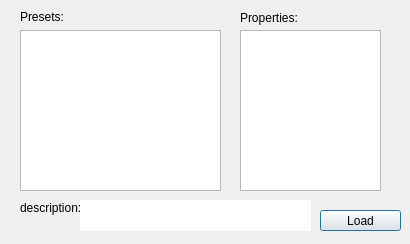
<?xml version="1.0" encoding="UTF-8"?>
<ui version="4.0">
 <class>ProblemPresetDialog</class>
 <widget class="QDialog" name="ProblemPresetDialog">
  <property name="geometry">
   <rect>
    <x>0</x>
    <y>0</y>
    <width>410</width>
    <height>244</height>
   </rect>
  </property>
  <property name="windowTitle">
   <string>Dialog</string>
  </property>
  <widget class="QListView" name="listView">
   <property name="geometry">
    <rect>
     <x>20</x>
     <y>30</y>
     <width>201</width>
     <height>161</height>
    </rect>
   </property>
  </widget>
  <widget class="QTableView" name="tableView">
   <property name="geometry">
    <rect>
     <x>240</x>
     <y>30</y>
     <width>141</width>
     <height>161</height>
    </rect>
   </property>
  </widget>
  <widget class="QPushButton" name="pushButton_2">
   <property name="geometry">
    <rect>
     <x>320</x>
     <y>210</y>
     <width>81</width>
     <height>21</height>
    </rect>
   </property>
   <property name="text">
    <string>Load</string>
   </property>
  </widget>
  <widget class="QLabel" name="label_33">
   <property name="geometry">
    <rect>
     <x>240</x>
     <y>10</y>
     <width>71</width>
     <height>16</height>
    </rect>
   </property>
   <property name="text">
    <string>Properties:</string>
   </property>
  </widget>
  <widget class="QLabel" name="label_32">
   <property name="geometry">
    <rect>
     <x>20</x>
     <y>10</y>
     <width>46</width>
     <height>14</height>
    </rect>
   </property>
   <property name="text">
    <string>Presets:</string>
   </property>
  </widget>
  <widget class="QLabel" name="label">
   <property name="geometry">
    <rect>
     <x>20</x>
     <y>200</y>
     <width>61</width>
     <height>16</height>
    </rect>
   </property>
   <property name="text">
    <string>description:</string>
   </property>
  </widget>
  <widget class="QTextEdit" name="textEdit">
   <property name="geometry">
    <rect>
     <x>80</x>
     <y>200</y>
     <width>231</width>
     <height>31</height>
    </rect>
   </property>
   <property name="frameShape">
    <enum>QFrame::NoFrame</enum>
   </property>
   <property name="readOnly">
    <bool>true</bool>
   </property>
  </widget>
 </widget>
 <resources/>
 <connections/>
</ui>
